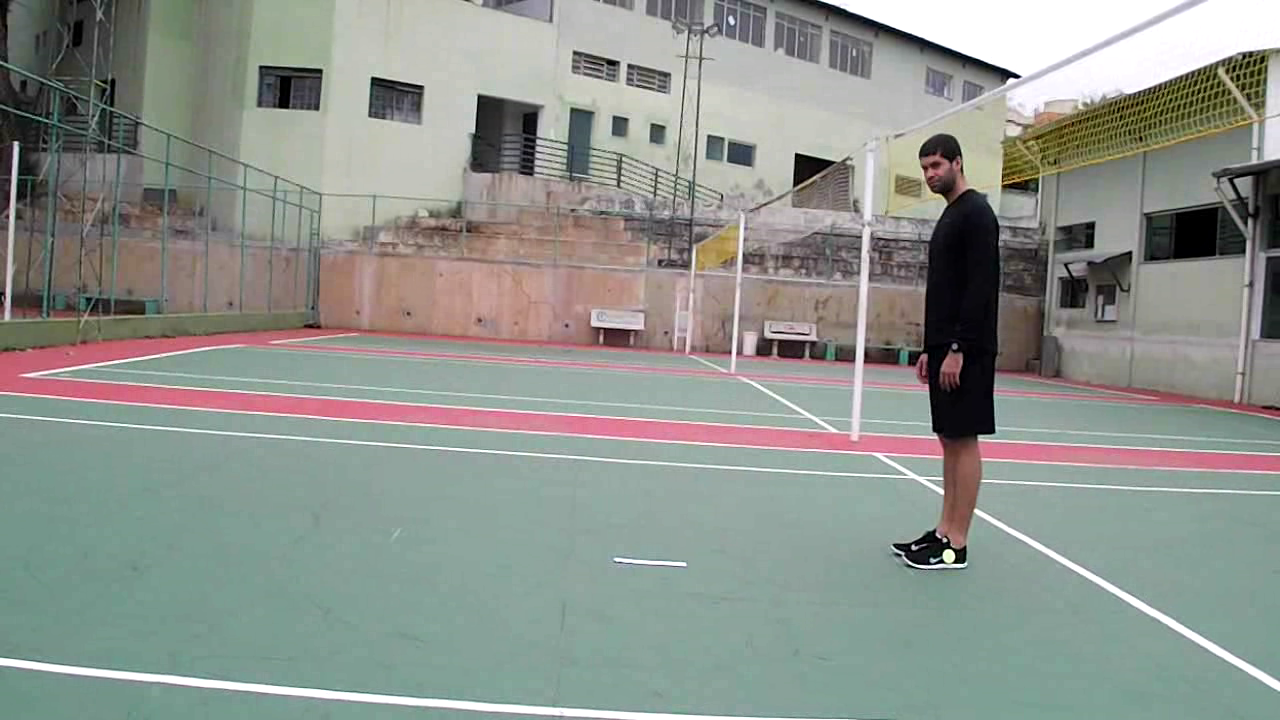
//> input picture frame 27 of v2.avi, 1280 x 720 px
$ ./ra   (built with g++ and OpenCV 4, older OpenCV classes emulated)
//> lines starting //> are read from the running program, lines starting //| are printed output that depends on the picture
/*
Thanks Nghia Ho for his excellent code.
And,I modified the smooth step using a simple kalman filter .
So,It can processes live video streaming.
modified by chen jia.
email:chenjia2013@foxmail.com
*/

#include <opencv2/opencv.hpp>
#include <iostream>
#include <cassert>
#include <cmath>
#include <fstream>

using namespace std;
using namespace cv;

// This video stablisation smooths the global trajectory using a sliding average window

//const int SMOOTHING_RADIUS = 15; // In frames. The larger the more stable the video, but less reactive to sudden panning
const int HORIZONTAL_BORDER_CROP = 20; // In pixels. Crops the border to reduce the black borders from stabilisation being too noticeable.

// 1. Get previous to current frame transformation (dx, dy, da) for all frames
// 2. Accumulate the transformations to get the image trajectory
// 3. Smooth out the trajectory using an averaging window
// 4. Generate new set of previous to current transform, such that the trajectory ends up being the same as the smoothed trajectory
// 5. Apply the new transformation to the video

struct TransformParam
{
    TransformParam() {}
    // [5 lines left out: function TransformParam, not called in this run]

    double dx;
    double dy;
    double da; // angle
};

struct Trajectory
{
    Trajectory() {}
    Trajectory(double _x, double _y, double _a) {
        x = _x;
        y = _y;
        a = _a;
    }
	// "+"
	friend Trajectory operator+(const Trajectory &c1,const Trajectory  &c2){
		return Trajectory(c1.x+c2.x,c1.y+c2.y,c1.a+c2.a);
	}
	//"-"
	friend Trajectory operator-(const Trajectory &c1,const Trajectory  &c2){
		return Trajectory(c1.x-c2.x,c1.y-c2.y,c1.a-c2.a);
	}
	//"*"
	friend Trajectory operator*(const Trajectory &c1,const Trajectory  &c2){
		return Trajectory(c1.x*c2.x,c1.y*c2.y,c1.a*c2.a);
	}
	//"/"
	friend Trajectory operator/(const Trajectory &c1,const Trajectory  &c2){
		return Trajectory(c1.x/c2.x,c1.y/c2.y,c1.a/c2.a);
	}
	//"="
	Trajectory operator =(const Trajectory &rx){
		x = rx.x;
		y = rx.y;
		a = rx.a;
		return Trajectory(x,y,a);
	}

    double x;
    double y;
    double a; // angle
};
//
// comparison function object
// [5 lines left out: function compareContourAreas, not called in this run]

int main(int , char**)
{

 	Mat fgMaskMOG; //fg mask generated by MOG method
 	BackgroundSubtractorMOG pMOG; // history is an int, distance_threshold is an int (usually set to 16), shadow_detection is a bool
    //namedWindow("Frame",CV_WINDOW_AUTOSIZE);
    //	namedWindow("FG Mask MOG",CV_WINDOW_AUTOSIZE);


	// For further analysis
	ofstream out_transform("prev_to_cur_transformation.txt");
	ofstream out_trajectory("trajectory.txt");
	ofstream out_smoothed_trajectory("smoothed_trajectory.txt");
	ofstream out_new_transform("new_prev_to_cur_transformation.txt");

	VideoCapture cap("v2.avi");
	assert(cap.isOpened());

	Mat cur, cur_grey, conv;
	Mat prev, prev_grey;

	cap >> prev;//get the first frame.ch
//> prev is the input picture: 720 rows x 1280 cols, CV_8UC3; mean B, G, R 141.2, 147.3, 142.1
	cvtColor(prev, prev_grey, COLOR_BGR2GRAY);
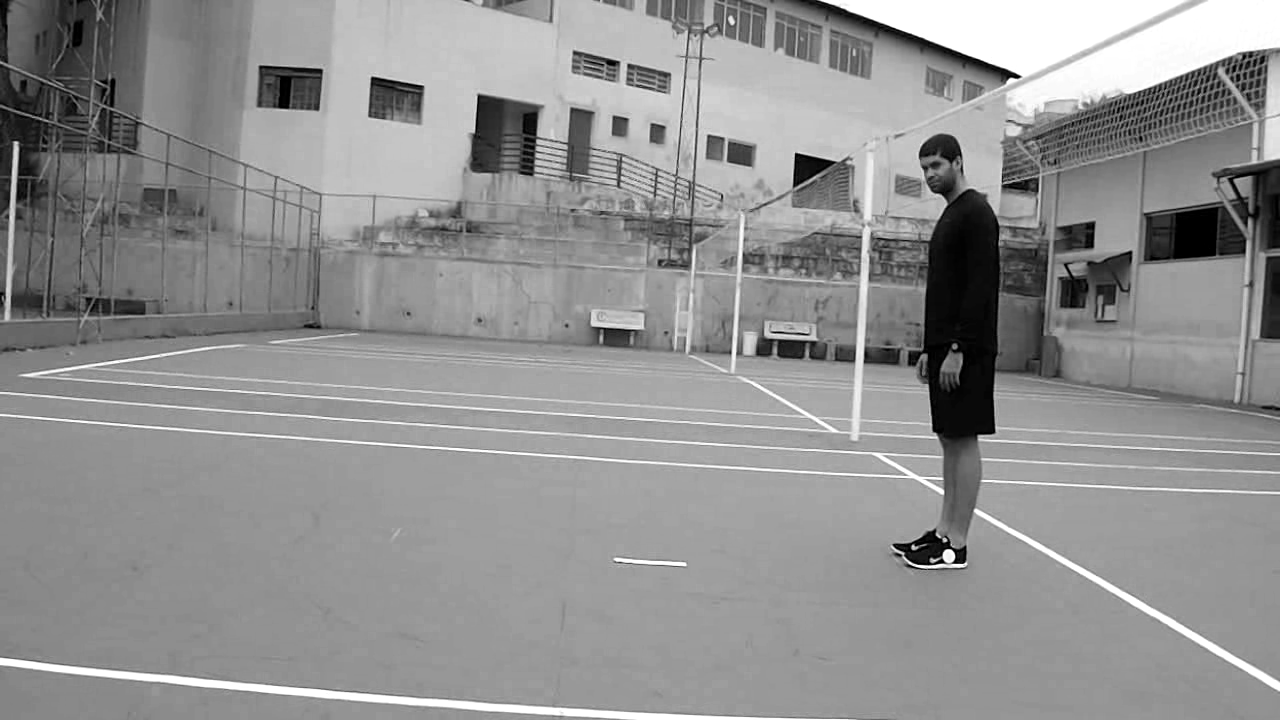
//> prev_grey: 720 rows x 1280 cols, CV_8UC1; min 0, max 255, mean 145.1

	// Step 1 - Get previous to current frame transformation (dx, dy, da) for all frames
	vector <TransformParam> prev_to_cur_transform; // previous to current
	// Accumulated frame to frame transform
	double a = 0;
	double x = 0;
	double y = 0;
	// Step 2 - Accumulate the transformations to get the image trajectory
	vector <Trajectory> trajectory; // trajectory at all frames
	//
	// Step 3 - Smooth out the trajectory using an averaging window
	vector <Trajectory> smoothed_trajectory; // trajectory at all frames
	Trajectory X;//posteriori state estimate
	Trajectory	X_;//priori estimate
	Trajectory P;// posteriori estimate error covariance
	Trajectory P_;// priori estimate error covariance
	Trajectory K;//gain
	Trajectory	z;//actual measurement
	double pstd = 4e-3;//can be changed
	double cstd = 0.25;//can be changed
	Trajectory Q(pstd,pstd,pstd);// process noise covariance
	Trajectory R(cstd,cstd,cstd);// measurement noise covariance
	// Step 4 - Generate new set of previous to current transform, such that the trajectory ends up being the same as the smoothed trajectory
	vector <TransformParam> new_prev_to_cur_transform;
	//
	// Step 5 - Apply the new transformation to the video
	//cap.set(CV_CAP_PROP_POS_FRAMES, 0);
	Mat T(2,3,CV_64F);

	int vert_border = HORIZONTAL_BORDER_CROP * prev.rows / prev.cols; // get the aspect ratio correct
	VideoWriter outputVideo;
	outputVideo.open("compare.avi" , CV_FOURCC('X','V','I','D'), 24,cvSize(cur.rows, cur.cols*2+10), true);
	//
	int k=1;
	int max_frames = cap.get(CV_CAP_PROP_FRAME_COUNT);
	///contornos AQUI!!!!AQUI!!!!AQUI!!!!AQUI!!!!AQUI!!!!AQUI!!!!AQUI!!!!AQUI!!!!AQUI!!!!AQUI!!!!AQUI!!!!AQUI!!!!AQUI!!!!AQUI!!!!
	int thresh = 100;
	int max_thresh = 255;
	RNG rng(12345);
	Mat canny_output;
  	vector<vector<Point> > contours;
  	vector<Vec4i> hierarchy;
	vector<Point> biggestContour;
	//vector<Point> approx;
	///fim contornos


	Mat last_T;
	Mat prev_grey_,cur_grey_;
	Mat edges, hsv, hue, mask, hist, histimg = Mat::zeros(200, 320, CV_8UC3), backproj;
	while(true) {
		cap >> cur;
		if(cur.data == NULL) {
			break;
		}

		cvtColor(cur, cur_grey, CV_BGR2GRAY);

		// vector from prev to cur
		vector <Point2f> prev_corner, cur_corner;
		vector <Point2f> prev_corner2, cur_corner2;
		vector <uchar> status;
		vector <float> err;

		goodFeaturesToTrack(prev_grey, prev_corner, 200, 0.01, 30);
//> prev_corner = 200 Points (x, y), first 12: [1020, 76], [913, 545], [796, 154], [953, 562], [942, 478], [628, 64], [372, 77], [423, 86], [14, 142], [1002, 183], [794, 186], [621, 177]
		calcOpticalFlowPyrLK(prev_grey, cur_grey, prev_corner, cur_corner, status, err);
//> cur_corner = 200 Points (x, y), first 12: [1020, 75.99], [913, 545], [796, 154], [953, 562], [942, 478], [628, 63.96], [372.1, 76.96], [423, 85.92], [14, 141.8], [1002, 182.9], [794, 186], [621, 177]; status = 200 values from 1 to 1; err = 200 values, max 7.85 at index 46, min 0.476 at index 50, mean 1.86

		// weed out bad matches
		for(size_t i=0; i < status.size(); i++) {
			if(status[i]) {
				prev_corner2.push_back(prev_corner[i]);
				cur_corner2.push_back(cur_corner[i]);
			}
		}
//> after the loop, prev_corner2 has the same summary as prev_corner; cur_corner2 has the same summary as cur_corner

		// translation + rotation only
		Mat T = estimateRigidTransform(prev_corner2, cur_corner2, false); // false = rigid transform, no scaling/shearing
//> T = [[1, -0.000114, 0.00739], [0.000114, 1, -0.121]]

		// in rare cases no transform is found. We'll just use the last known good transform.
		if(T.data == NULL) {
			last_T.copyTo(T);
		}

		T.copyTo(last_T);
//> last_T = [[1, -0.000114, 0.00739], [0.000114, 1, -0.121]]

		// decompose T
		double dx = T.at<double>(0,2);
//> dx = 0.00739
		double dy = T.at<double>(1,2);
//> dy = -0.121
		double da = atan2(T.at<double>(1,0), T.at<double>(0,0));
//> da = 0.000114
		//
		//prev_to_cur_transform.push_back(TransformParam(dx, dy, da));

		out_transform << k << " " << dx << " " << dy << " " << da << endl;
		//
		// Accumulated frame to frame transform
		x += dx;
//> x = 0.00739
		y += dy;
//> y = -0.121
		a += da;
//> a = 0.000114
		//trajectory.push_back(Trajectory(x,y,a));
		//
		out_trajectory << k << " " << x << " " << y << " " << a << endl;
		//
		z = Trajectory(x,y,a);
		//
		if(k==1){
			// intial guesses
			X = Trajectory(0,0,0); //Initial estimate,  set 0
			P =Trajectory(1,1,1); //set error variance,set 1
		}
		else
		{
			//time update£¨prediction£©
			X_ = X; //X_(k) = X(k-1);
			P_ = P+Q; //P_(k) = P(k-1)+Q;
			// measurement update£¨correction£©
			K = P_/( P_+R ); //gain;K(k) = P_(k)/( P_(k)+R );
			X = X_+K*(z-X_); //z-X_ is residual,X(k) = X_(k)+K(k)*(z(k)-X_(k));
			P = (Trajectory(1,1,1)-K)*P_; //P(k) = (1-K(k))*P_(k);
		}
		//smoothed_trajectory.push_back(X);
		out_smoothed_trajectory << k << " " << X.x << " " << X.y << " " << X.a << endl;
		//-
		// target - current
		double diff_x = X.x - x;//
//> diff_x = -0.00739
		double diff_y = X.y - y;
//> diff_y = 0.121
		double diff_a = X.a - a;
//> diff_a = -0.000114

		dx = dx + diff_x;
//> dx = 0
		dy = dy + diff_y;
//> dy = 0
		da = da + diff_a;
//> da = 0

		//new_prev_to_cur_transform.push_back(TransformParam(dx, dy, da));
		//
		out_new_transform << k << " " << dx << " " << dy << " " << da << endl;
		//
		T.at<double>(0,0) = cos(da);
		T.at<double>(0,1) = -sin(da);
//> T = [[1, 0, 0.00739], [0.000114, 1, -0.121]]
		T.at<double>(1,0) = sin(da);
//> T = [[1, 0, 0.00739], [0, 1, -0.121]]
		T.at<double>(1,1) = cos(da);

		T.at<double>(0,2) = dx;
//> T = [[1, 0, 0], [0, 1, -0.121]]
		T.at<double>(1,2) = dy;
//> T = [[1, 0, 0], [0, 1, 0]]
		cvtColor(cur, edges, CV_BGR2GRAY);
        	pMOG.operator()(cur, fgMaskMOG);
		GaussianBlur( fgMaskMOG, fgMaskMOG, Size(15, 15), 6, 6 );
        	erode(fgMaskMOG, fgMaskMOG, getStructuringElement(MORPH_RECT, Size(1, 1)) );
        	dilate( fgMaskMOG, fgMaskMOG, getStructuringElement(MORPH_RECT, Size(1, 1)) );
        	// [10 lines of commented-out code are left out]
		Canny( fgMaskMOG, canny_output, thresh, thresh*2, 3 );
		//vetor de contornos
		findContours( canny_output, contours, hierarchy, CV_RETR_CCOMP, CV_CHAIN_APPROX_NONE, Point(0, 0) );
 		std::sort(contours.begin(), contours.end(), compareContourAreas);
		if(contours.size()>1)
		{
			biggestContour = contours[contours.size()-1];
			for(int maiores=0;maiores<biggestContour.size() &&maiores <10;maiores++)
			{cout << "maiores" << biggestContour[maiores] << endl;
			}cout << endl << endl << endl << endl << endl << endl << endl << endl << endl << endl << endl << endl << endl;
		}

		Mat drawing = Mat::zeros( canny_output.size(), CV_8UC3 );

		for( int contadoroContorno = 0; contadoroContorno< contours.size(); contadoroContorno++ )
     		{
       			Scalar color = Scalar( rng.uniform(0, 255), rng.uniform(0,255), rng.uniform(0,255) );
       			drawContours( drawing, contours, contadoroContorno, color, CV_FILLED, CV_AA, hierarchy, 0, Point() );
     		}


		imshow("sem parkinson",drawing);

		waitKey(10);
		//
		prev = cur.clone();//cur.copyTo(prev);
		cur_grey.copyTo(prev_grey);

		//cout << "Frame: " << k << "/" << max_frames << " - good optical flow: " << prev_corner2.size() << endl;

		k++;

	}
	return 0;
}

$ run again, starting later in the video
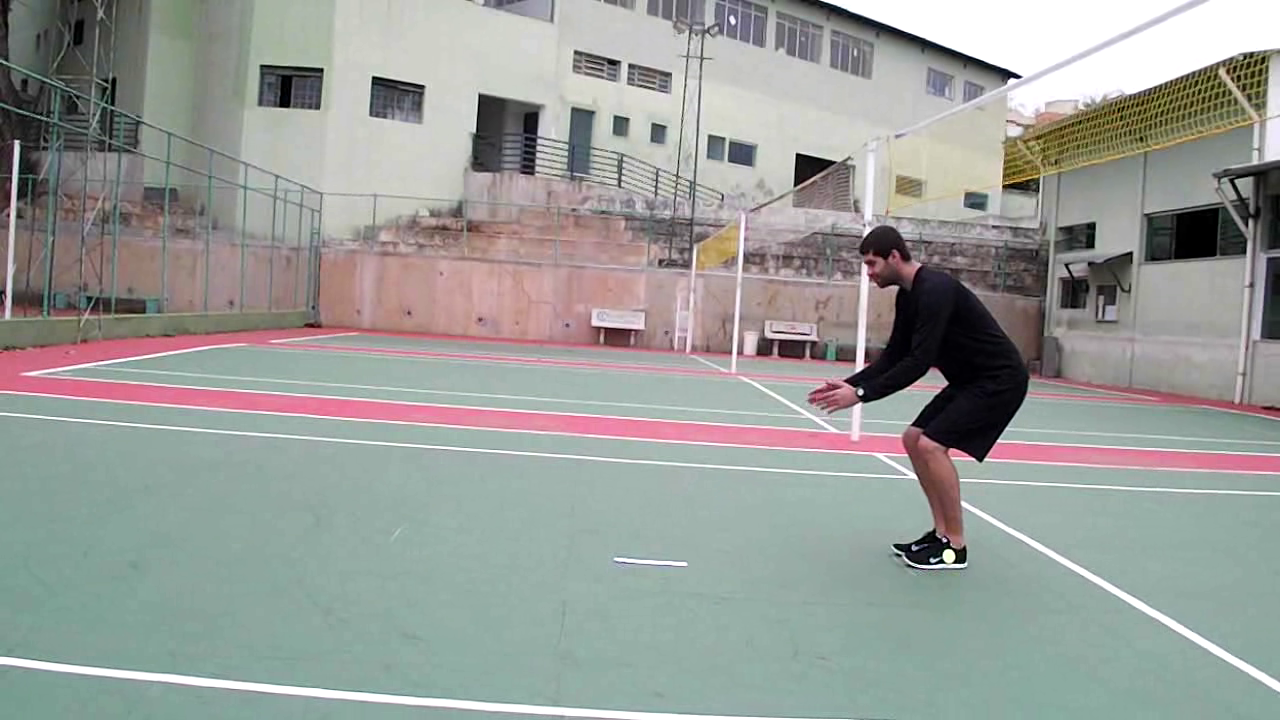
//> input picture frame 121 of v2.avi, 1280 x 720 px
//> prev is the input picture: 720 rows x 1280 cols, CV_8UC3; mean B, G, R 152.6, 156.5, 153.2
//> `cvtColor(prev, prev_grey, COLOR_BGR2GRAY);`:
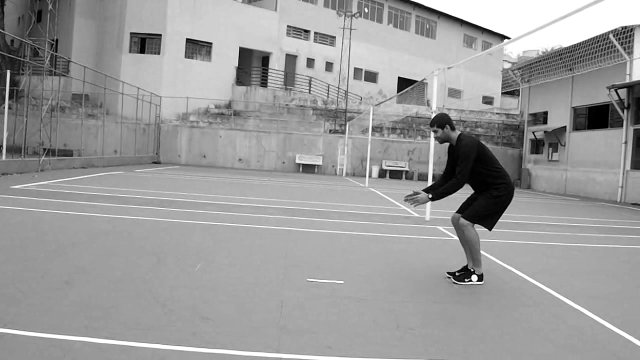
//> prev_grey: 720 rows x 1280 cols, CV_8UC1 (shown at 1/2 size); min 0, max 255, mean 155.1
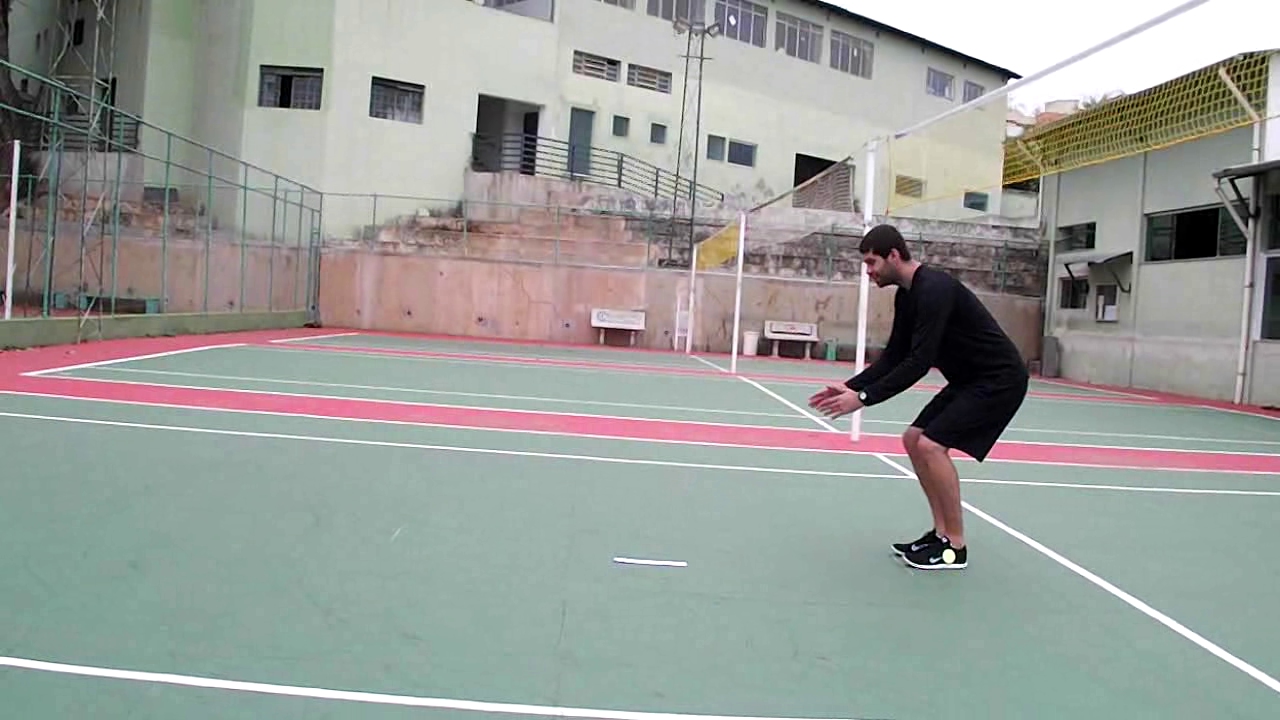
//> input picture frame 122 of v2.avi, 1280 x 720 px
//> cur is the input picture: 720 rows x 1280 cols, CV_8UC3; mean B, G, R 152.5, 156.5, 153
//> prev_corner = 200 Points (x, y), first 12: [946, 540], [1021, 77], [796, 153], [373, 77], [913, 545], [794, 186], [479, 93], [15, 141], [629, 64], [322, 69], [1131, 252], [1235, 180]
//> cur_corner = 200 Points (x, y), first 12: [946, 540], [1021, 77.06], [796, 153.1], [373, 77.07], [913.1, 545.1], [794, 186.1], [479, 93.15], [15.02, 141.1], [629, 64.09], [322, 69.08], [1131, 252], [1235, 180]; status = 200 values from 1 to 1; err = 200 values, max 21.44 at index 19, min 0.0591 at index 199, mean 1.76
//> after the loop `for(size_t i=0; i < status.size(); i++)`: prev_corner2 has the same summary as prev_corner; cur_corner2 has the same summary as cur_corner
//> `Mat T = estimateRigidTransform(prev_corner2, cur_corner2, false);`: T = [[1, 7.04e-05, -0.0146], [-7.04e-05, 1, 0.0817]]
//> `double dx = T.at<double>(0,2);`: dx = -0.0146
//> `double dy = T.at<double>(1,2);`: dy = 0.0817
//> `double da = atan2(T.at<double>(1,0), T.at<double>(0,0));`: da = -7.04e-05
//> `x += dx;`: x = -0.0146
//> `y += dy;`: y = 0.0817
//> `a += da;`: a = -7.04e-05
//> diff_x = 0.0146
//> diff_y = -0.0817
//> diff_a = 7.04e-05
//> `dx = dx + diff_x;`: dx = 0
//> `T.at<double>(0,1) = -sin(da);`: T = [[1, 0, -0.0146], [-7.04e-05, 1, 0.0817]]
//> `T.at<double>(1,0) = sin(da);`: T = [[1, 0, -0.0146], [0, 1, 0.0817]]
//> `T.at<double>(0,2) = dx;`: T = [[1, 0, 0], [0, 1, 0.0817]]
//> `T.at<double>(1,2) = dy;`: T = [[1, 0, 0], [0, 1, 0]]
